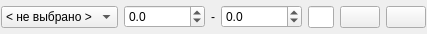
<?xml version="1.0" encoding="UTF-8"?>
<ui version="4.0">
 <class>ConditionEdit</class>
 <widget class="QWidget" name="ConditionEdit">
  <property name="geometry">
   <rect>
    <x>0</x>
    <y>0</y>
    <width>427</width>
    <height>34</height>
   </rect>
  </property>
  <property name="sizePolicy">
   <sizepolicy hsizetype="Expanding" vsizetype="Maximum">
    <horstretch>0</horstretch>
    <verstretch>0</verstretch>
   </sizepolicy>
  </property>
  <property name="windowTitle">
   <string>Form</string>
  </property>
  <property name="autoFillBackground">
   <bool>true</bool>
  </property>
  <layout class="QHBoxLayout" name="horizontalLayout">
   <property name="leftMargin">
    <number>1</number>
   </property>
   <property name="topMargin">
    <number>1</number>
   </property>
   <property name="rightMargin">
    <number>1</number>
   </property>
   <property name="bottomMargin">
    <number>1</number>
   </property>
   <item>
    <widget class="QComboBox" name="operationCombo">
     <property name="sizePolicy">
      <sizepolicy hsizetype="Maximum" vsizetype="Fixed">
       <horstretch>0</horstretch>
       <verstretch>0</verstretch>
      </sizepolicy>
     </property>
     <item>
      <property name="text">
       <string>&lt; не выбрано &gt;</string>
      </property>
     </item>
     <item>
      <property name="text">
       <string>от ... до ...</string>
      </property>
     </item>
     <item>
      <property name="text">
       <string>больше</string>
      </property>
     </item>
     <item>
      <property name="text">
       <string>меньше</string>
      </property>
     </item>
     <item>
      <property name="text">
       <string>равно</string>
      </property>
     </item>
     <item>
      <property name="text">
       <string>не равно</string>
      </property>
     </item>
     <item>
      <property name="text">
       <string>цифрокод</string>
      </property>
     </item>
    </widget>
   </item>
   <item>
    <widget class="QDoubleSpinBox" name="operandASpin">
     <property name="sizePolicy">
      <sizepolicy hsizetype="Maximum" vsizetype="Fixed">
       <horstretch>0</horstretch>
       <verstretch>0</verstretch>
      </sizepolicy>
     </property>
     <property name="decimals">
      <number>1</number>
     </property>
     <property name="minimum">
      <double>-100000.000000000000000</double>
     </property>
     <property name="maximum">
      <double>100000.000000000000000</double>
     </property>
    </widget>
   </item>
   <item>
    <widget class="QLabel" name="label">
     <property name="sizePolicy">
      <sizepolicy hsizetype="Maximum" vsizetype="Preferred">
       <horstretch>0</horstretch>
       <verstretch>0</verstretch>
      </sizepolicy>
     </property>
     <property name="text">
      <string>-</string>
     </property>
     <property name="alignment">
      <set>Qt::AlignCenter</set>
     </property>
    </widget>
   </item>
   <item>
    <widget class="QDoubleSpinBox" name="operandBSpin">
     <property name="sizePolicy">
      <sizepolicy hsizetype="Maximum" vsizetype="Fixed">
       <horstretch>0</horstretch>
       <verstretch>0</verstretch>
      </sizepolicy>
     </property>
     <property name="decimals">
      <number>1</number>
     </property>
     <property name="minimum">
      <double>-100000.000000000000000</double>
     </property>
     <property name="maximum">
      <double>100000.000000000000000</double>
     </property>
    </widget>
   </item>
   <item>
    <widget class="QLineEdit" name="operandText"/>
   </item>
   <item>
    <widget class="QPushButton" name="okBtn">
     <property name="toolTip">
      <string>Принять</string>
     </property>
     <property name="text">
      <string/>
     </property>
     <property name="icon">
      <iconset resource="../../etc/meteo.icons.qrc">
       <normaloff>:/meteo/icons/ok.png</normaloff>:/meteo/icons/ok.png</iconset>
     </property>
    </widget>
   </item>
   <item>
    <widget class="QPushButton" name="cancelBtn">
     <property name="toolTip">
      <string>Отмена</string>
     </property>
     <property name="text">
      <string/>
     </property>
     <property name="icon">
      <iconset resource="../../etc/meteo.icons.qrc">
       <normaloff>:/meteo/icons/close.png</normaloff>:/meteo/icons/close.png</iconset>
     </property>
    </widget>
   </item>
   <item>
    <spacer name="horizontalSpacer">
     <property name="orientation">
      <enum>Qt::Horizontal</enum>
     </property>
     <property name="sizeHint" stdset="0">
      <size>
       <width>40</width>
       <height>20</height>
      </size>
     </property>
    </spacer>
   </item>
  </layout>
 </widget>
 <resources>
  <include location="../../etc/meteo.icons.qrc"/>
 </resources>
 <connections>
  <connection>
   <sender>cancelBtn</sender>
   <signal>clicked()</signal>
   <receiver>ConditionEdit</receiver>
   <slot>close()</slot>
   <hints>
    <hint type="sourcelabel">
     <x>321</x>
     <y>16</y>
    </hint>
    <hint type="destinationlabel">
     <x>170</x>
     <y>16</y>
    </hint>
   </hints>
  </connection>
 </connections>
</ui>
